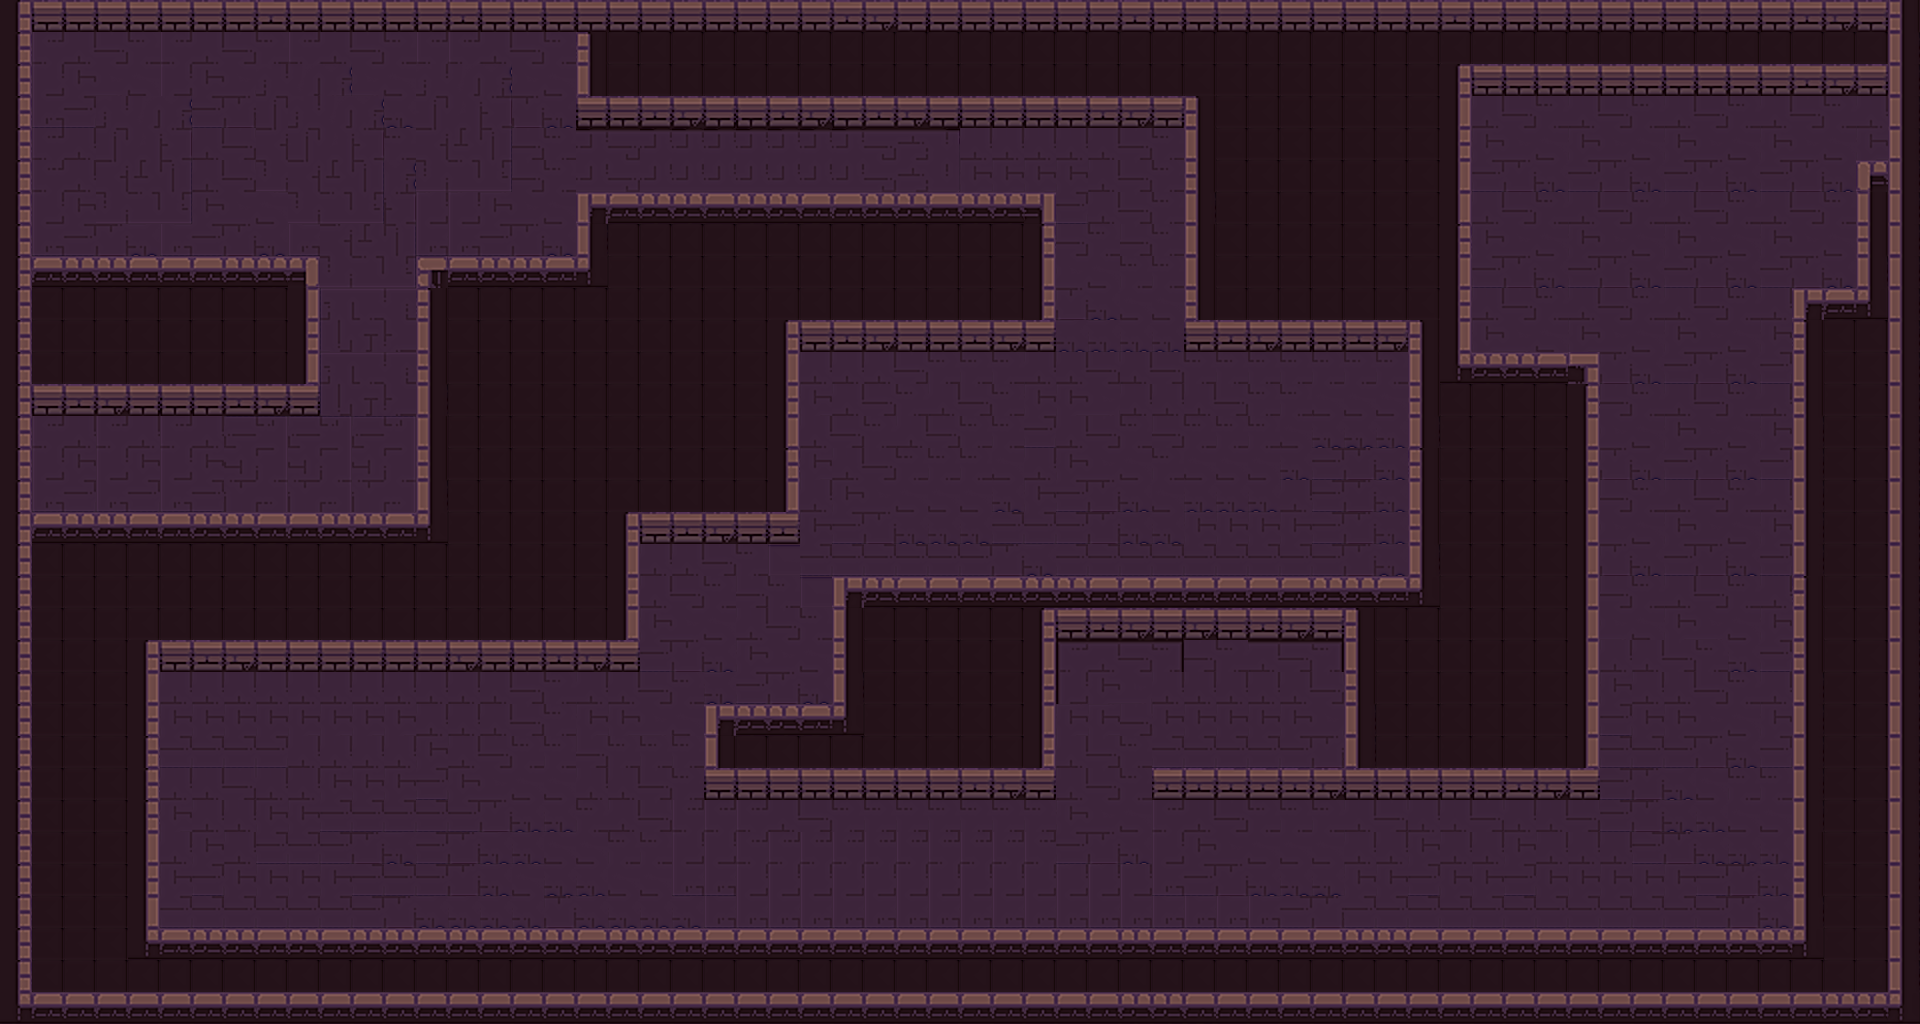

Tiled map render using the project's own tile images. Description and the map definition, with tile-layer contents summarised, below:
An orthogonal 60x32 tile map with 32x32 px tiles, 1 tile layer (Слой тайлов 1), 1 hidden layer not drawn.

<map version="1.9" tiledversion="1.9.2" orientation="orthogonal" renderorder="right-down" width="60" height="32" tilewidth="32" tileheight="32" infinite="0" nextlayerid="4" nextobjectid="1">
 <tileset firstgid="1" source="supertile.tsx" />
 <layer id="1" name="Слой тайлов 1" width="60" height="32" locked="1">
  <data>[1920 cells, 1920 non-empty, 51 distinct tile ids]</data>
 </layer>
 <layer id="3" name="objects" width="60" height="32" visible="0" locked="1">
  <data>[1920 cells, 7 non-empty, 5 distinct tile ids]</data>
 </layer>
</map>
